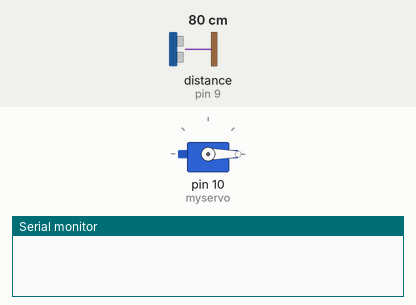
Bench run of a sketch on a simulated Arduino Uno, built with avr-gcc and run on an emulated ATmega328P. Shown: servo, the last lines printed to the serial monitor. Wiring (inferred from the names in the program): ultrasonic range finder: trigger pin 8; echo pin 9. The inputs (shaded band) are chosen by the test bench; at power-on: distance to the obstacle (sensor on pin 9) 80 cm. The echo pulse lasts 58.3 µs per cm.

Above: at 0.1 s.
2.3 s: distance to the obstacle (sensor on pin 9) set to 2 cm
At 5.02 s:
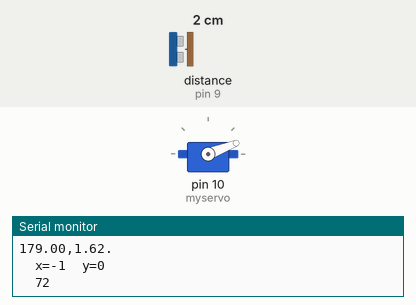
5.3 s: distance to the obstacle (sensor on pin 9) set to 33 cm
At 6.3 s:
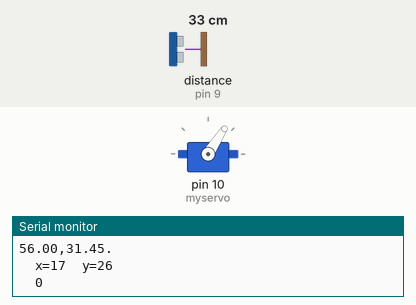
8.3 s: distance to the obstacle (sensor on pin 9) set to 41 cm
At 10.5 s:
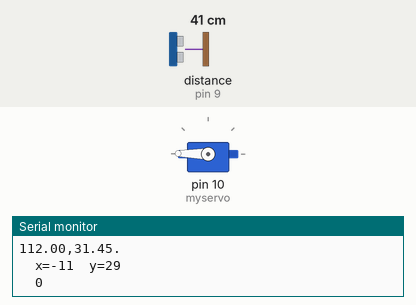
11.3 s: distance to the obstacle (sensor on pin 9) set to 4 cm
Timing chart, 0 to 15.3 s (numbered marks = the images above; inputs shaded):
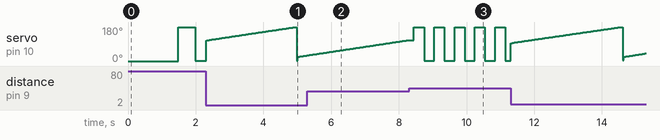

Measured:
- the behaviour switches between 36 and 37 cm on distance to the obstacle (sensor on pin 9) (found by bisection; images 2 and 3)

The sketch:

servo_test.ino
```cpp
#include <Servo.h>
#define trigPin 8          // connect trigger pin of sensor to pin 8 of arduino
#define echoPin 9          // connect echo pin of sensor to pin 9 of arduino
Servo myservo;

long duration;
double distance, pos, theta, ang,jump,len1;
int a, len, x, y,j;
int k=1;
int thresh = 35;

void setup() {
  myservo.attach(10);    // connect signal pin of servo motor to pin 10 of arduino
  myservo.write(0);
  delay(1000);
  pinMode(trigPin, OUTPUT);
  pinMode(echoPin, INPUT);
  Serial.begin(9600);

}

float angle (){                   //function to move servo from 0- 180 deg and back to 0
    myservo.write(pos);
    pos = pos + k;
    if(pos == 0 || pos == 180){
      k = -k;
      delay(10);
    j=j+1;
    }

 return pos;
}

float dist(){                          //function to calculate the distance of the obstacle from the sensor
    digitalWrite(trigPin, HIGH);
    delayMicroseconds(10);
    digitalWrite(trigPin, LOW);

    duration = pulseIn(echoPin, HIGH);
    distance= duration*0.033/2;
    return distance;
}

void output(){                           //function to print the output to the serial monitor

      Serial.print(pos);
      Serial.print(",");
      Serial.print(distance);
      Serial.println(".");
      Serial.print("\t");
      Serial.print("x=");
      Serial.print(x);
      Serial.print("\t");
      Serial.print("y=");
      Serial.println(y);
     Serial.println("\n");
     Serial.println("\n");
     Serial.print("\t");
     Serial.println(len);
     delay(10);
}

void loop() {                                        //calls the function in a loop and prints the output as soon as the obstacle is detected
   pos = angle();
   distance = dist();

     while((distance < thresh) && (j%2==0) && (pos>20)){
      x = distance * cos(pos*(3.14/180));
      y = distance * sin(pos*(3.14/180));
      delay(10);
      output();
      distance = dist();
      ang = angle();

     }
theta = angle();
jump = theta - ang;
len = distance*sin(jump*(3.14/180));

}
```
